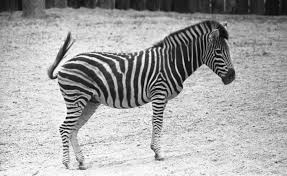
#> input picture pic/zebra.jpeg, 287 x 176 px, found by its file name
$ python conv2d.py
#> lines starting #> are read from the running program, lines starting #| are printed output that depends on the picture
#> further down, img is the input picture: shape (176, 287); min 0, max 255, mean 166
import numpy as np
import cv2
import matplotlib.pyplot as plt


def conv2d(img, kernel):
    """
    The function implements a convolution of a kernel on the img
    :param img: The image we want to do a convolution on
    :param kernel: The kernel used for the convolution
    :return: the result of the convolution
    """
    kernel_size = kernel.shape[0]
    pad_length = int(kernel_size/2 - 0.5)    # we assume kernel shape is odd
    result = np.zeros(img.shape, dtype=np.uint8)

    # rotate the kernel
    flip_kernel = np.flip(kernel, 0)
    flip_kernel = np.flip(flip_kernel, 1)
    img_pad = np.pad(img, pad_length, constant_values=0)
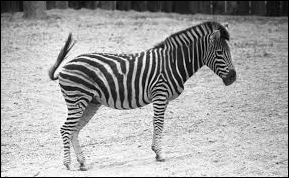
#> img_pad: shape (178, 289); min 0, max 255, mean 163
    x, y = img_pad.shape
#> x = 178; y = 289
    for i in range(x-kernel_size + 1):
        for j in range(y-kernel_size + 1):
            mat = img_pad[i:i+kernel_size, j:j+kernel_size]
            conv_result = np.sum(np.multiply(mat, flip_kernel))
            result[i, j] = np.clip(conv_result, 0, 255)
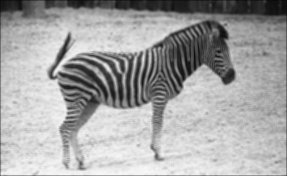
#> result: shape (176, 287); min 9, max 249, mean 164.6
    return result


def conv2d_check():
    img = np.matrix([[0, 0, 0], [0, 1, 0], [0, 0, 0]])
    kernel = np.matrix([[1, 2, 3], [4, 5, 6], [7, 8, 9]])
    print(conv2d(img, kernel))


if __name__ == '__main__':
    # conv2d_check()
    img = cv2.imread('zebra.jpeg', 0)
    kernel = np.matrix([[1, 1, 1], [1, 1, 1], [1, 1, 1]]) * 1/9

    # By implementing a box filter on the image we expect to get blurred image
    new_img = conv2d(img, kernel)

    cv2.imwrite('box kernel.jpeg', new_img)
    f, arr = plt.subplots(1, 2)
    arr[0].imshow(cv2.cvtColor(img, cv2.COLOR_BGR2RGB))
    arr[1].imshow(cv2.cvtColor(new_img, cv2.COLOR_BGR2RGB))
    arr[0].set_title('original image')
    arr[1].set_title('image after box filter')
    plt.show()
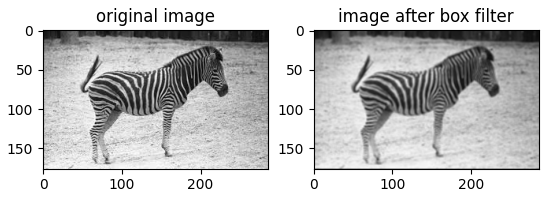
#> figure drawn by matplotlib, 2 panels

$ run again, with pic/chita.jpeg copied over pic/zebra.jpeg
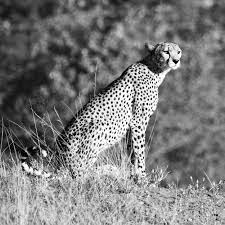
#> input picture pic/chita.jpeg, 225 x 225 px, found by its file name
#> img is the input picture: shape (225, 225); min 0, max 255, mean 122.7
#> after the loop in conv2d, `for i in range(x-kernel_size + 1):`:
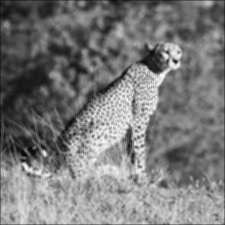
#> result: shape (225, 225); min 4, max 249, mean 121.5
#> `plt.show()`:
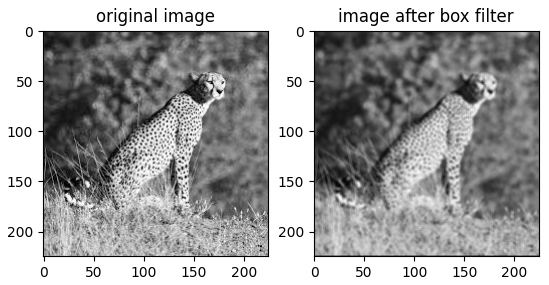
#> figure drawn by matplotlib, 2 panels
